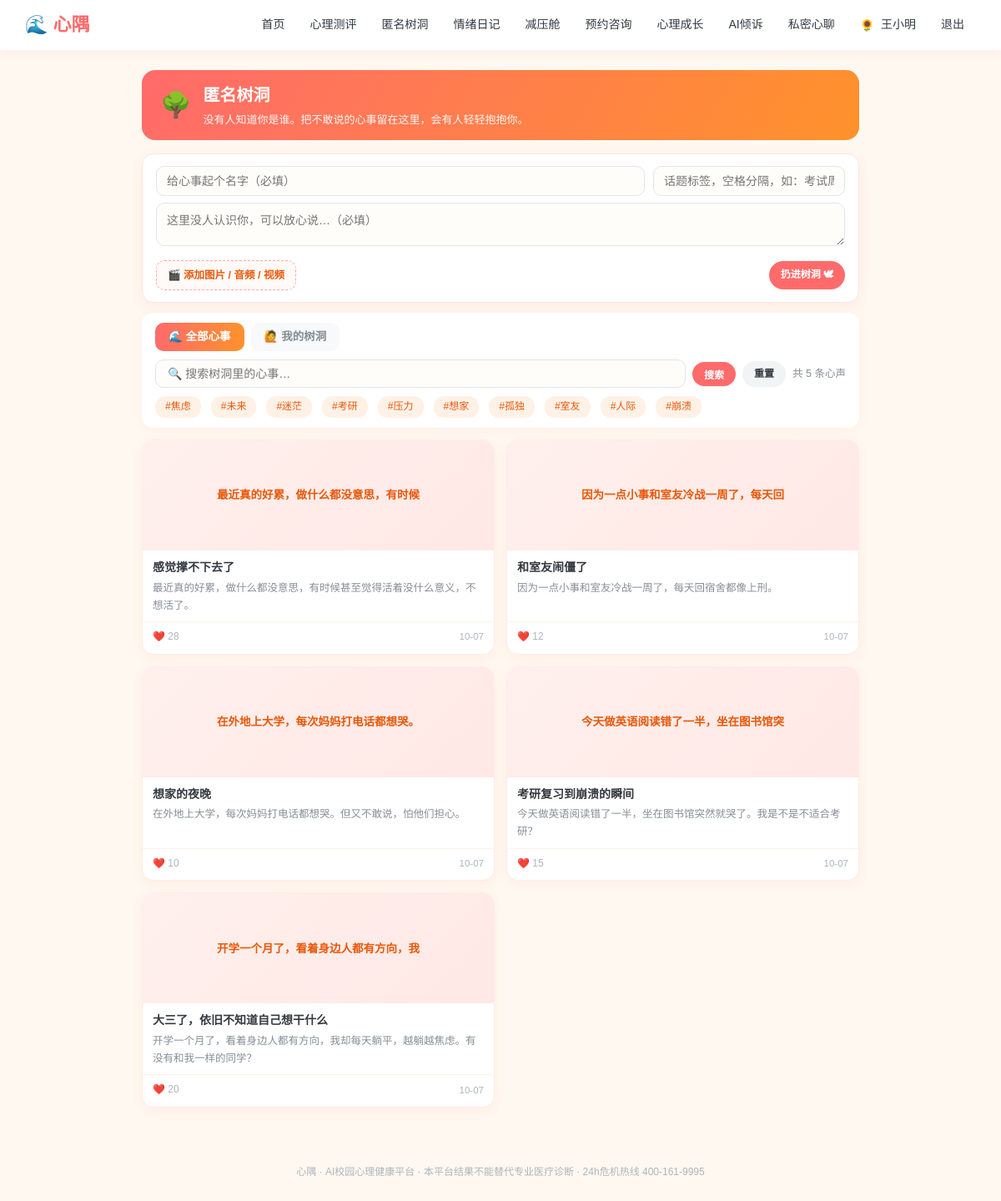
Page /treehole (signed in) on the committed database.
### models.py (models this page shows, shortened)
class User(db.Model):
    __tablename__ = "users"
    id = db.Column(db.Integer, primary_key=True)
    username = db.Column(db.String(64), unique=True, nullable=False)
    password_hash = db.Column(db.String(256), nullable=False)
    role = db.Column(db.String(16), default="student")   #student/counselor
    real_name = db.Column(db.String(64), default="")
    gender = db.Column(db.String(8), default="")
    grade = db.Column(db.String(32), default="")
    major = db.Column(db.String(64), default="")
    phone = db.Column(db.String(32), default="")
    avatar = db.Column(db.String(16), default="🌻")
    avatar_type = db.Column(db.String(16), default="emoji")   #emoji/upload
    avatar_file = db.Column(db.String(128), default="")       #本地上传头像文件名
    profile_completed = db.Column(db.Boolean, default=False)  #首次登录是否已完成基本信息
    qualification_no = db.Column(db.String(64), default="")   # 注册系统编号/证书编号
    qualification_verified = db.Column(db.Boolean, default=False)
    student_id = db.Column(db.String(32), default="")
    school = db.Column(db.String(128), default="")
    college = db.Column(db.String(128), default="")
    class_name = db.Column(db.String(64), default="")
    enrollment_year = db.Column(db.String(8), default="")
    education_level = db.Column(db.String(32), default="")
    student_status = db.Column(db.String(32), default="")
    employee_id = db.Column(db.String(32), default="")
    teacher_title = db.Column(db.String(64), default="")
    department = db.Column(db.String(128), default="")
    qualification = db.Column(db.String(256), default="")
    intro = db.Column(db.String(512), default="")
    created_at = db.Column(db.DateTime, default=datetime.now)

class TreePost(db.Model):
    __tablename__ = "tree_posts"
    id = db.Column(db.Integer, primary_key=True)
    user_id = db.Column(db.Integer, db.ForeignKey("users.id"))
    nickname = db.Column(db.String(64), default="匿名同学")
    title = db.Column(db.String(128))
    content = db.Column(db.Text)
    tags = db.Column(db.String(128), default="")
    likes = db.Column(db.Integer, default=0)
    media_kind = db.Column(db.String(16), default="")   #image/audio/video
    media_url = db.Column(db.String(256), default="")
    crisis_flag = db.Column(db.Boolean, default=False)
    hidden = db.Column(db.Boolean, default=False, server_default="0")    #学生端仅自己可见
    created_at = db.Column(db.DateTime, default=datetime.now)

### app.py (the view, shortened to what this page needs)
@app.route("/treehole", methods=["GET", "POST"])
@login_required()
def treehole(u):
    if u.role == "counselor":
        return redirect(url_for("teacher_treehole"))
    q = (request.args.get("q") or "").strip()
    tag = (request.args.get("tag") or "").strip()
    page = request.args.get("page", 1, type=int)
    per = 12
    my = (request.args.get("my") or "") == "1"   #树洞权限分类，我的树洞和公共树洞
    if my:
        query = TreePost.query.filter(TreePost.user_id == u.id)
        if q:
            query = query.filter(sa_or(TreePost.title.contains(q), TreePost.content.contains(q)))
        if tag:
            query = query.filter(TreePost.tags.contains(tag))
    else:
        query = TreePost.query.filter(TreePost.hidden == False)
        if q:
            query = query.filter(sa_or(TreePost.title.contains(q), TreePost.content.contains(q)))
        if tag:
            query = query.filter(TreePost.tags.contains(tag))
    rows, total, pages, page = _treehole_page(query, page, per)
    counter = {}
    for p in TreePost.query.filter(TreePost.hidden == False).all():
        for t in (p.tags or "").split():
            counter[t] = counter.get(t, 0) + 1
    hot_tags = sorted(counter.items(), key=lambda x: -x[1])[:10]
    return render_template("treehole.html", u=u, posts=rows, q=q, tag=tag,page=page, pages=pages, total=total, hot_tags=hot_tags,my=my, is_teacher=False)

### app.py (called while the page is built)
def login_required(role=None):
    def decor(f):
        @wraps(f)
        def wrapper(*args,**kwargs):
            uid = session.get("uid")
            if not uid:
                return redirect(url_for("login", next=request.path))
            u = db.session.get(User, uid)
            if not u:
                session.clear()
                return redirect(url_for("login"))
            if not u.profile_completed and request.endpoint not in (
                    "profile", "logout", "static", "avatar_upload"):
                flash("首次登录请先完善你的基本信息", "warn")
                return redirect(url_for("profile"))
            if role and u.role != role:
                flash("该页面需要相应权限", "warn")
                return redirect(url_for("index"))
            return f(u, *args, **kwargs)
        return wrapper
    return decor

@app.context_processor
def inject_globals():
    uid = session.get("uid")
    u = db.session.get(User, uid) if uid else None
    def avatar_html(usr, cls="", emoji_cls=""):
        if usr and usr.avatar_type == "upload" and usr.avatar:
            return f'<img class="{cls}" src="{usr.avatar}" alt="头像">'
        return f'<span class="{emoji_cls}">{usr.avatar or "👤" if usr else "👤"}</span>'
    return {"now": datetime.now(), "u": u, "avatar_html": avatar_html}

def _treehole_page(query, page, per):
    total = query.count()
    pages = max(1, (total + per - 1) // per)
    page = min(max(1, page), pages)
    rows = query.order_by(TreePost.created_at.desc()).offset((page - 1) * per).limit(per).all()
    return rows, total, pages, page

### templates/treehole.html (shortened to what this page needs)
{% extends "base.html" %}
{% block body %}
<div class="th-hero">
  <span class="th-hero-ic">🌳</span>
  <div>
    <h1>匿名树洞</h1>
    <p>没有人知道你是谁。把不敢说的心事留在这里，会有人轻轻抱抱你。</p>
  </div>
</div>
<div class="th-wrap">
  <div class="th-post-card">
    <form method="post" enctype="multipart/form-data" id="pubForm">
      <div class="th-pub-row1">
        <input type="text" name="title" placeholder="给心事起个名字（必填）" required>
        <input type="text" name="tags" placeholder="话题标签，空格分隔，如：考试周 失眠" style="max-width:230px">
      </div>
      <textarea name="content" rows="2" placeholder="这里没人认识你，可以放心说…（必填）" required></textarea>
      <div class="th-pub-row">
        <label class="th-media-btn" for="mediaInput">🎬 添加图片 / 音频 / 视频</label>
        <button class="btn btn-sm" type="submit">扔进树洞 🕊</button>
      </div>
    </form>
  </div>
  <div class="th-toolbar">
    <div class="th-tabs">
      <a class="th-tab {{ '' if my else 'active' }}" href="{{ url_for('treehole', q=q, tag=tag) }}">🌊 全部心事</a>
      <a class="th-tab {{ 'active' if my else '' }}" href="{{ url_for('treehole', my=1) }}">🙋 我的树洞</a>
    </div>
    <form method="get" class="th-search">
      <input type="text" name="q" value="{{ q }}" placeholder="🔍 搜索树洞里的心事…">
      <button class="btn btn-sm">搜索</button>
      <a class="btn btn-sm btn-ghost" href="{{ url_for('treehole', my=1) if my else url_for('treehole') }}">重置</a>
      <span class="th-count">{{ '我的' if my else '' }}共 {{ total }} 条心声</span>
    </form>
    {% if hot_tags %}
    <div class="th-tags">
      {% for t, n in hot_tags %}
      <a class="tag {{ 'tag-orange' if tag==t else '' }}" href="{{ url_for('treehole', tag=t, my=1) if my else url_for('treehole', tag=t) }}">#{{ t }}</a>
      {% endfor %}
    </div>
    {% endif %}
  </div>
  <div class="th-feed">
    {% for p in posts %}
      {% if my %}
      <div class="th-card th-card-mine" data-pid="{{ p.id }}" data-title="{{ p.title }}" data-content="{{ p.content }}" data-tags="{{ p.tags }}">
        <div class="th-ops">
          {% if p.hidden %}<span class="th-flag">🔒 仅自己可见</span>{% else %}<span class="th-flag">🌊 公开中</span>{% endif %}
          <button type="button" class="th-op" data-act="edit">✏️ 编辑</button>
          <button type="button" class="th-op" data-act="hide">{% if p.hidden %}👁 恢复公开{% else %}🙈 隐藏{% endif %}</button>
          <button type="button" class="th-op th-op-danger" data-act="del">🗑 删除</button>
        </div>
        <div class="th-card-media" onclick="location.href='{{ url_for('treehole_detail', pid=p.id) }}'">
          {% if p.media_kind == 'image' %}
            <img src="{{ p.media_url }}" alt="树洞配图" loading="lazy">
          {% elif p.media_kind == 'video' %}
            <div class="th-video-ph"><span>🎬</span><em>视频树洞</em></div>
          {% elif p.media_kind == 'audio' %}
            <div class="th-audio-ph"><span>🎵</span><em>音频树洞</em></div>
          {% else %}
            <div class="th-text-ph"><span>{{ p.content[:18] }}</span></div>
          {% endif %}
        </div>
        <div class="th-card-title" onclick="location.href='{{ url_for('treehole_detail', pid=p.id) }}'">{{ p.title }}</div>
        <div class="th-card-content" onclick="location.href='{{ url_for('treehole_detail', pid=p.id) }}'">{{ p.content[:60] }}{% if p.content|length>60 %}…{% endif %}</div>
        <div class="th-card-foot">
          <span>❤️ {{ p.likes }}</span>
          <span class="th-card-time">{{ p.created_at.strftime('%m-%d') }}</span>
        </div>
      </div>
      {% else %}
      <a class="th-card" href="{{ url_for('treehole_detail', pid=p.id) }}">
        <div class="th-card-media">
          {% if p.media_kind == 'image' %}
            <img src="{{ p.media_url }}" alt="树洞配图" loading="lazy">
          {% elif p.media_kind == 'video' %}
            <div class="th-video-ph"><span>🎬</span><em>视频树洞</em></div>
          {% elif p.media_kind == 'audio' %}
            <div class="th-audio-ph"><span>🎵</span><em>音频树洞</em></div>
          {% else %}
            <div class="th-text-ph"><span>{{ p.content[:18] }}</span></div>
          {% endif %}
        </div>
        <div class="th-card-title">{{ p.title }}</div>
        <div class="th-card-content">{{ p.content[:60] }}{% if p.content|length>60 %}…{% endif %}</div>
        <div class="th-card-foot">
          <span>❤️ {{ p.likes }}</span>
          <span class="th-card-time">{{ p.created_at.strftime('%m-%d') }}</span>
        </div>
      </a>
      {% endif %}
    {% else %}
    <div class="th-empty">
      {% if my %}你还没有发布过树洞心事，写下第一条吧 🌱{% else %}暂时还没有树洞心事，来说第一句吧 🌱{% endif %}
    </div>
    {% endfor %}
  </div>
</div>
{% endblock %}

### templates/base.html (shortened to what this page needs)
<!DOCTYPE html>
<html lang="zh-CN">
<head>
<link href="{{ url_for('static', filename='css/style.css') }}" rel="stylesheet">
</head>
<body>
<nav class="topnav">
  <div class="nav-inner">
    <a class="brand" href="{{ url_for('index') }}">🌊 心隅</a>
    <div class="nav-links">
      {% if u %}
        {% if u.role == 'student' %}
          <a href="{{ url_for('index') }}">首页</a>
          <a href="{{ url_for('assessments') }}">心理测评</a>
          <a href="{{ url_for('treehole') }}">匿名树洞</a>
          <a href="{{ url_for('mood') }}">情绪日记</a>
          <a href="{{ url_for('relax') }}">减压舱</a>
          <a href="{{ url_for('booking') }}">预约咨询</a>
          <a href="{{ url_for('learn') }}">心理成长</a>
          <a href="{{ url_for('chat') }}">AI倾诉</a>
          <a href="{{ url_for('rag_chat_page') }}" title="私密心聊：端侧离线·数据不出本机的一对一私人AI心理咨询">私密心聊</a>
        {% endif %}
        <a class="nav-user" href="{{ url_for('profile') }}" title="个人信息"><span class="nav-avatar-wrap">{{ avatar_html(u, cls="nav-avatar") | safe }}</span> {{ u.real_name or u.username }}</a>
        <a href="{{ url_for('logout') }}">退出</a>
      {% else %}
        <a href="{{ url_for('login') }}">登录</a>
        <a href="{{ url_for('register') }}">注册</a>
      {% endif %}
    </div>
  </div>
</nav>
<main class="container">{% block body %}{% endblock %}</main>
<footer class="footer">心隅 · AI校园心理健康平台 · 本平台结果不能替代专业医疗诊断 · 24h危机热线 400-161-9995</footer>
</body>
</html>

### static/css/style.css (style rules this page uses)
* { margin: 0; padding: 0; box-sizing: border-box; }
:root { --brand: #ff6b6b; --brand2: #ffa94d; --sky: #4dabf7; --mint: #51cf66; --sun: #ffd43b; --ink: #343a40; --ink2: #868e96; --bg: #fff8f0; --card: #ffffff; --soft: #fff1e6; }
body { font-family: "Microsoft YaHei", "PingFang SC", sans-serif; background: var(--bg); color: var(--ink); line-height: 1.65; }
a { color: var(--brand); text-decoration: none; }
.topnav { background: #fff; box-shadow: 0 2px 12px rgba(255,107,107,.08); position: sticky; top: 0; z-index: 100; }
.nav-inner { max-width: 1180px; margin: 0 auto; padding: 0 20px; height: 60px; display: flex; align-items: center; justify-content: space-between; }
.brand { font-size: 22px; font-weight: 800; color: var(--brand); display:flex; align-items:center; gap:6px; }
.nav-links { display: flex; gap: 2px; align-items: center; flex-wrap: wrap; }
.nav-links a { color: var(--ink); padding: 7px 14px; border-radius: 20px; font-size: 14px; font-weight: 500; transition: .2s; }
.nav-user { font-size: 13px; color: var(--ink2); padding: 0 8px; }
.nav-avatar-wrap { display: inline-flex; vertical-align: middle; margin-right: 4px; }
.container { max-width: 1180px; margin: 24px auto; padding: 0 20px; }
.footer { text-align: center; color: #adb5bd; font-size: 12px; padding: 28px; margin-top: 40px; }
.btn { display: inline-block; background: var(--brand); color: #fff; border: none; padding: 10px 24px; border-radius: 24px; font-size: 14px; cursor: pointer; font-weight: 600; transition:.2s; }
.btn-ghost { background:#f1f3f5; color:var(--ink); }
.btn-sm { padding: 6px 14px; font-size: 12px; }
input[type=text], input[type=password], input[type=date], input[type=time], select, textarea { width: 100%; padding: 10px 14px; border: 2px solid #ffe3d3; border-radius: 12px; font-size: 14px; font-family: inherit; background:#fffdf9; }
.tag { display: inline-block; background: var(--soft); color: #e8590c; font-size: 12px; padding: 3px 12px; border-radius: 12px; margin-right: 6px; font-weight:500; }

### rows in the picture
User: avatar_type+avatar "🌻", real_name "王小明"
TreePost: content "最近真的好累，做什么都没意思，有时候", title "感觉撑不下去了", content "最近真的好累，做什么都没意思，有时候甚至觉得活着没什么意义，不想活了。", likes "28", created_at "10-07"
TreePost: content "因为一点小事和室友冷战一周了，每天回", title "和室友闹僵了", content "因为一点小事和室友冷战一周了，每天回宿舍都像上刑。", likes "12", created_at "10-07"
TreePost: content "在外地上大学，每次妈妈打电话都想哭。", title "想家的夜晚", content "在外地上大学，每次妈妈打电话都想哭。但又不敢说，怕他们担心。", likes "10", created_at "10-07"
TreePost: content "今天做英语阅读错了一半，坐在图书馆突", title "考研复习到崩溃的瞬间", content "今天做英语阅读错了一半，坐在图书馆突然就哭了。我是不是不适合考研？", likes "15", created_at "10-07"
TreePost: content "开学一个月了，看着身边人都有方向，我", title "大三了，依旧不知道自己想干什么", content "开学一个月了，看着身边人都有方向，我却每天躺平，越躺越焦虑。有没有和我一样的同学？", likes "20", created_at "10-07"

### other values in the picture
{{ total }} "5"
{{ t }} "焦虑" "未来" "迷茫" "考研" "压力" "想家" "孤独" "室友" "人际" "崩溃"
